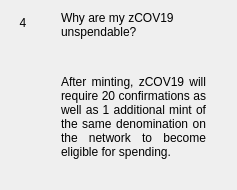
                  <widget class="QWidget" name="widgetFaq4" native="true">
                   <layout class="QHBoxLayout" name="horizontalPage_4" stretch="0,1">
                    <item alignment="Qt::AlignTop">
                     <widget class="QLabel" name="labelNumber4">
                      <property name="minimumSize">
                       <size>
                        <width>24</width>
                        <height>24</height>
                       </size>
                      </property>
                      <property name="maximumSize">
                       <size>
                        <width>16777215</width>
                        <height>24</height>
                       </size>
                      </property>
                      <property name="text">
                       <string>4</string>
                      </property>
                      <property name="alignment">
                       <set>Qt::AlignCenter</set>
                      </property>
                     </widget>
                    </item>
                    <item>
                     <layout class="QVBoxLayout" name="verticalLayoutPage_4">
                      <property name="leftMargin">
                       <number>20</number>
                      </property>
                      <property name="rightMargin">
                       <number>20</number>
                      </property>
                      <item>
                       <widget class="QLabel" name="labelSubtitle4">
                        <property name="text">
                         <string>Why are my zCOV19 unspendable?</string>
                        </property>
                        <property name="wordWrap">
                         <bool>true</bool>
                        </property>
                       </widget>
                      </item>
                      <item>
                       <spacer name="verticalSpacer_40">
                        <property name="orientation">
                         <enum>Qt::Vertical</enum>
                        </property>
                        <property name="sizeType">
                         <enum>QSizePolicy::Fixed</enum>
                        </property>
                        <property name="sizeHint" stdset="0">
                         <size>
                          <width>20</width>
                          <height>30</height>
                         </size>
                        </property>
                       </spacer>
                      </item>
                      <item>
                       <widget class="QLabel" name="labelContent4">
                        <property name="text">
                         <string>
                           &lt;html&gt;&lt;head/&gt;&lt;body&gt;&lt;p align=&quot;justify&quot;&gt;
                           After minting, zCOV19 will require 20 confirmations as well as 1
                           additional mint of the same denomination on the network to
                           become eligible for spending.
                           &lt;/p&gt;&lt;/body&gt;&lt;/html&gt;
                         </string>
                        </property>
                        <property name="alignment">
                         <set>Qt::AlignLeading|Qt::AlignLeft|Qt::AlignTop</set>
                        </property>
                        <property name="wordWrap">
                         <bool>true</bool>
                        </property>
                       </widget>
                      </item>
                      <item>
                       <spacer name="verticalSpacer_41">
                        <property name="orientation">
                         <enum>Qt::Vertical</enum>
                        </property>
                        <property name="sizeHint" stdset="0">
                         <size>
                          <width>20</width>
                          <height>20</height>
                         </size>
                        </property>
                       </spacer>
                      </item>
                     </layout>
                    </item>
                   </layout>
                  </widget>
